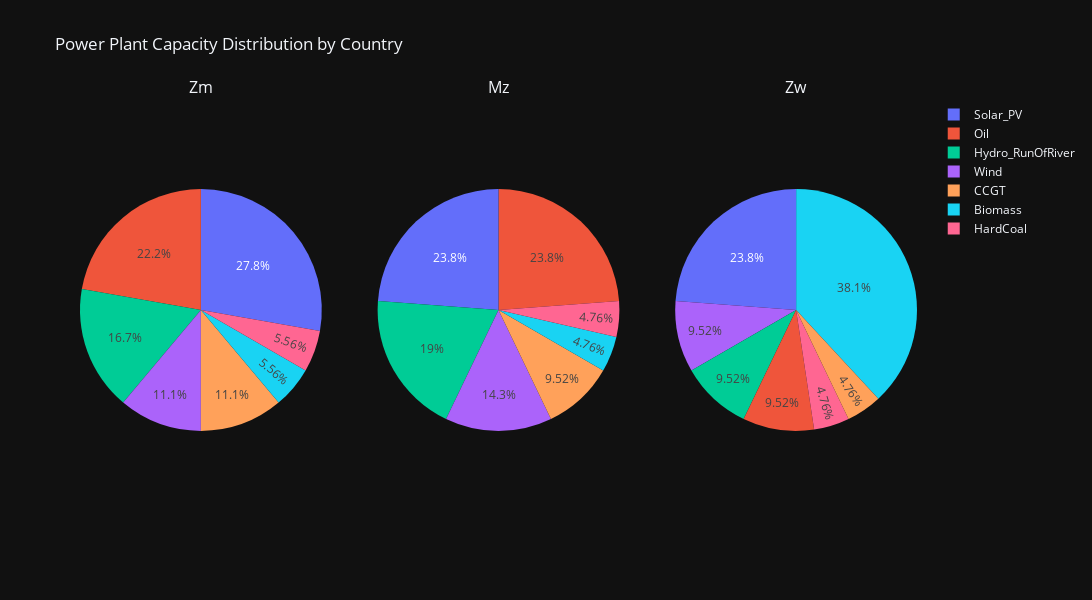

Notebook code cell kept with this figure:
### Code cell
from plotly.subplots import make_subplots
import plotly.express as px
import plotly.graph_objects as go

# Get unique countries
unique_countries = df_power_plants['Country'].unique()
num_countries = len(unique_countries)

# Create subplots with "domain" type for pie charts
fig = make_subplots(
    rows=1, 
    cols=num_countries, 
    subplot_titles=unique_countries,
    specs=[[{"type": "domain"}] * num_countries]  # "domain" type is required for pie charts
)

# Create a pie chart for each country and add to subplots
for i, country in enumerate(unique_countries):
    df_country = df_power_plants[df_power_plants['Country'] == country]
    pie = px.pie(
        df_country, 
        values='Capacity', 
        names='PowerPlantType', 
        title=f'Power Plant Capacity in {country}', 
        template='plotly_dark'  # Ensures dark theme
    )

    # Add pie chart traces to subplot
    for trace in pie.data:
        fig.add_trace(trace, row=1, col=i+1)

# Update layout with dark theme
fig.update_layout(
    height=600, 
    width=1200, 
    title_text="Power Plant Capacity Distribution by Country",
    template='plotly_dark'  # Ensures the entire figure follows the dark theme
)

fig.show()

### Figure 1 — Plotly figure (JSON) as saved in the notebook; plotly's stock layout.template omitted (floating-point values rounded to 4 significant figures)
{"data": [{"domain": {"x": [0, 0.2889], "y": [0, 1]}, "hovertemplate": "PowerPlantType=%{label}<br>Capacity=%{value}<extra></extra>", "labels": ["Wind", "Biomass", "Hydro_RunOfRiver", "CCGT", "Oil", "HardCoal", "Solar_PV"], "legendgroup": "", "name": "", "showlegend": true, "type": "pie", "values": [2000, 1000, 3000, 2000, 4000, 1000, 5000]}, {"domain": {"x": [0.3556, 0.6444], "y": [0, 1]}, "hovertemplate": "PowerPlantType=%{label}<br>Capacity=%{value}<extra></extra>", "labels": ["Oil", "Biomass", "Hydro_RunOfRiver", "Solar_PV", "HardCoal", "CCGT", "Wind"], "legendgroup": "", "name": "", "showlegend": true, "type": "pie", "values": [5000, 1000, 4000, 5000, 1000, 2000, 3000]}, {"domain": {"x": [0.7111, 1], "y": [0, 1]}, "hovertemplate": "PowerPlantType=%{label}<br>Capacity=%{value}<extra></extra>", "labels": ["Biomass", "Wind", "Solar_PV", "Hydro_RunOfRiver", "Oil", "HardCoal", "CCGT"], "legendgroup": "", "name": "", "showlegend": true, "type": "pie", "values": [8000, 2000, 5000, 2000, 2000, 1000, 1000]}], "layout": {"annotations": [{"font": {"size": 16}, "showarrow": false, "text": "Zm", "x": 0.1444, "xanchor": "center", "xref": "paper", "y": 1, "yanchor": "bottom", "yref": "paper"}, {"font": {"size": 16}, "showarrow": false, "text": "Mz", "x": 0.5, "xanchor": "center", "xref": "paper", "y": 1, "yanchor": "bottom", "yref": "paper"}, {"font": {"size": 16}, "showarrow": false, "text": "Zw", "x": 0.8556, "xanchor": "center", "xref": "paper", "y": 1, "yanchor": "bottom", "yref": "paper"}], "height": 600, "title": {"text": "Power Plant Capacity Distribution by Country"}, "width": 1200}}
